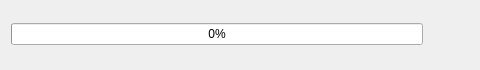
<?xml version="1.0" encoding="UTF-8"?>
<ui version="4.0">
 <class>Download</class>
 <widget class="QWidget" name="Download">
  <property name="geometry">
   <rect>
    <x>0</x>
    <y>0</y>
    <width>480</width>
    <height>70</height>
   </rect>
  </property>
  <property name="windowTitle">
   <string>PornHubScanner - Downloader</string>
  </property>
  <layout class="QGridLayout" name="gridLayout">
   <item row="0" column="0">
    <widget class="QProgressBar" name="progressBar">
     <property name="enabled">
      <bool>true</bool>
     </property>
     <property name="value">
      <number>0</number>
     </property>
    </widget>
   </item>
   <item row="0" column="1">
    <widget class="QPushButton" name="abortButton">
     <property name="enabled">
      <bool>true</bool>
     </property>
     <property name="minimumSize">
      <size>
       <width>35</width>
       <height>27</height>
      </size>
     </property>
     <property name="maximumSize">
      <size>
       <width>16777215</width>
       <height>27</height>
      </size>
     </property>
     <property name="text">
      <string/>
     </property>
     <property name="icon">
      <iconset resource="icons.qrc">
       <normaloff>:/icons/abort.png</normaloff>:/icons/abort.png</iconset>
     </property>
     <property name="flat">
      <bool>true</bool>
     </property>
    </widget>
   </item>
  </layout>
 </widget>
 <resources>
  <include location="icons.qrc"/>
 </resources>
 <connections/>
</ui>
